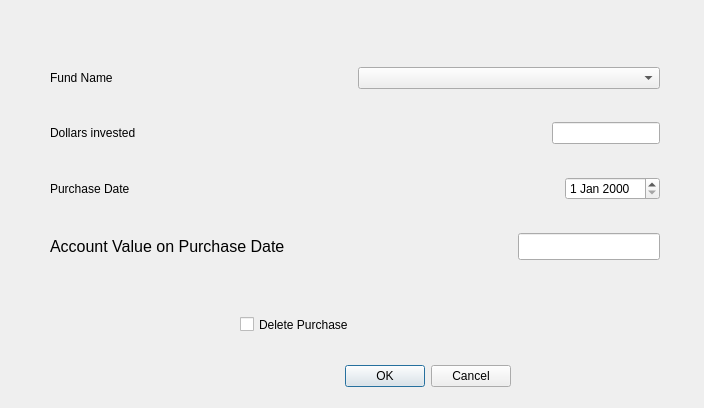
<?xml version="1.0" encoding="UTF-8"?>
<!--
Copyright (C) [2021] [David Strip]

This program is free software: you can redistribute it and/or modify
it under the terms of the GNU Affero General Public License as published
by the Free Software Foundation, either version 3 of the License, or
(at your option) any later version.

This program is distributed in the hope that it will be useful,
but WITHOUT ANY WARRANTY; without even the implied warranty of
MERCHANTABILITY or FITNESS FOR A PARTICULAR PURPOSE.  See the
GNU Affero General Public License for more details.

You should have received a copy of the GNU Affero General Public License
along with this program.  If not, see <https://www.gnu.org/licenses/>.
-->
<ui version="4.0">
 <class>unitPurchaseDialog</class>
 <widget class="QDialog" name="unitPurchaseDialog">
  <property name="geometry">
   <rect>
    <x>0</x>
    <y>0</y>
    <width>704</width>
    <height>408</height>
   </rect>
  </property>
  <property name="windowTitle">
   <string>Purchase Units</string>
  </property>
  <widget class="QDialogButtonBox" name="buttonBox">
   <property name="geometry">
    <rect>
     <x>-110</x>
     <y>360</y>
     <width>621</width>
     <height>32</height>
    </rect>
   </property>
   <property name="orientation">
    <enum>Qt::Horizontal</enum>
   </property>
   <property name="standardButtons">
    <set>QDialogButtonBox::Cancel|QDialogButtonBox::Ok</set>
   </property>
  </widget>
  <widget class="QWidget" name="verticalLayoutWidget">
   <property name="geometry">
    <rect>
     <x>50</x>
     <y>40</y>
     <width>610</width>
     <height>251</height>
    </rect>
   </property>
   <layout class="QVBoxLayout" name="verticalLayout">
    <item>
     <layout class="QHBoxLayout" name="horizontalLayout_3">
      <item>
       <widget class="QLabel" name="label">
        <property name="text">
         <string>Fund Name</string>
        </property>
       </widget>
      </item>
      <item>
       <widget class="QComboBox" name="fund_selector"/>
      </item>
     </layout>
    </item>
    <item>
     <layout class="QHBoxLayout" name="horizontalLayout_4">
      <item>
       <widget class="QLabel" name="label_3">
        <property name="text">
         <string>Dollars invested</string>
        </property>
       </widget>
      </item>
      <item>
       <widget class="QLineEdit" name="purchase_dollars">
        <property name="sizePolicy">
         <sizepolicy hsizetype="Fixed" vsizetype="Fixed">
          <horstretch>0</horstretch>
          <verstretch>0</verstretch>
         </sizepolicy>
        </property>
        <property name="alignment">
         <set>Qt::AlignRight|Qt::AlignTrailing|Qt::AlignVCenter</set>
        </property>
       </widget>
      </item>
     </layout>
    </item>
    <item>
     <layout class="QHBoxLayout" name="horizontalLayout_2">
      <item>
       <widget class="QLabel" name="label_2">
        <property name="text">
         <string>Purchase Date</string>
        </property>
       </widget>
      </item>
      <item>
       <widget class="QDateEdit" name="purchase_date">
        <property name="sizePolicy">
         <sizepolicy hsizetype="Fixed" vsizetype="Fixed">
          <horstretch>0</horstretch>
          <verstretch>0</verstretch>
         </sizepolicy>
        </property>
        <property name="keyboardTracking">
         <bool>false</bool>
        </property>
       </widget>
      </item>
     </layout>
    </item>
    <item>
     <layout class="QHBoxLayout" name="horizontalLayout">
      <item>
       <widget class="QLabel" name="label_4">
        <property name="font">
         <font>
          <pointsize>12</pointsize>
         </font>
        </property>
        <property name="text">
         <string>Account Value on Purchase Date </string>
        </property>
       </widget>
      </item>
      <item>
       <widget class="QLineEdit" name="account_value">
        <property name="enabled">
         <bool>true</bool>
        </property>
        <property name="sizePolicy">
         <sizepolicy hsizetype="Fixed" vsizetype="Fixed">
          <horstretch>0</horstretch>
          <verstretch>0</verstretch>
         </sizepolicy>
        </property>
        <property name="font">
         <font>
          <pointsize>12</pointsize>
         </font>
        </property>
        <property name="alignment">
         <set>Qt::AlignRight|Qt::AlignTrailing|Qt::AlignVCenter</set>
        </property>
       </widget>
      </item>
     </layout>
    </item>
   </layout>
  </widget>
  <widget class="QCheckBox" name="delete_purchase">
   <property name="enabled">
    <bool>true</bool>
   </property>
   <property name="geometry">
    <rect>
     <x>240</x>
     <y>310</y>
     <width>201</width>
     <height>29</height>
    </rect>
   </property>
   <property name="text">
    <string>Delete Purchase</string>
   </property>
  </widget>
 </widget>
 <resources/>
 <connections>
  <connection>
   <sender>buttonBox</sender>
   <signal>accepted()</signal>
   <receiver>unitPurchaseDialog</receiver>
   <slot>accept()</slot>
   <hints>
    <hint type="sourcelabel">
     <x>248</x>
     <y>254</y>
    </hint>
    <hint type="destinationlabel">
     <x>157</x>
     <y>274</y>
    </hint>
   </hints>
  </connection>
  <connection>
   <sender>buttonBox</sender>
   <signal>rejected()</signal>
   <receiver>unitPurchaseDialog</receiver>
   <slot>reject()</slot>
   <hints>
    <hint type="sourcelabel">
     <x>316</x>
     <y>260</y>
    </hint>
    <hint type="destinationlabel">
     <x>286</x>
     <y>274</y>
    </hint>
   </hints>
  </connection>
 </connections>
</ui>
